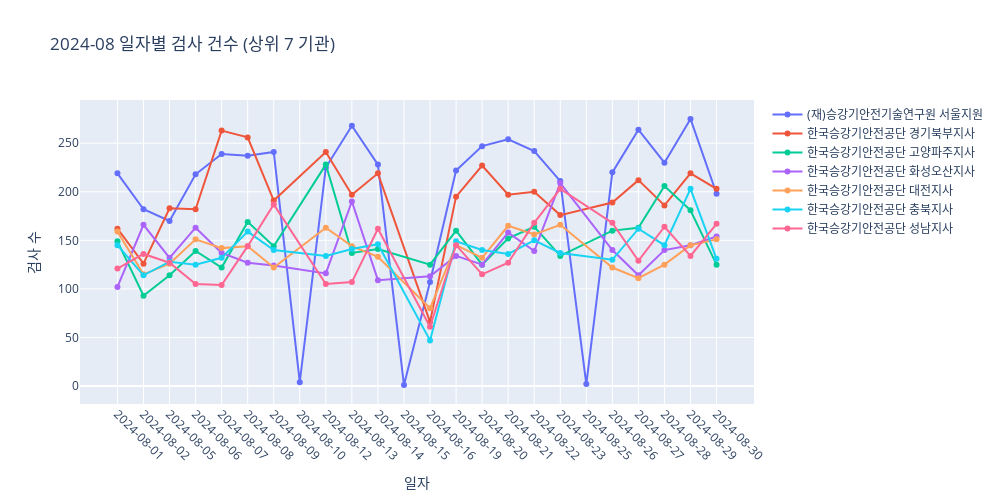

Notebook code for this chart:
### Code cell
# 사용 예시
plot_daily_by_institution(df, '2024-08', top_n=7)

### Figure 1 — Plotly figure (JSON) as saved in the notebook; plotly's stock layout.template omitted (floating-point values rounded to 4 significant figures)
{"data": [{"customdata": [["Thursday"], ["Friday"], ["Monday"], ["Tuesday"], ["Wednesday"], ["Thursday"], ["Friday"], ["Saturday"], ["Monday"], ["Tuesday"], ["Wednesday"], ["Thursday"], ["Friday"], ["Monday"], ["Tuesday"], ["Wednesday"], ["Thursday"], ["Friday"], ["Sunday"], ["Monday"], ["Tuesday"], ["Wednesday"], ["Thursday"], ["Friday"]], "hovertemplate": "<b>검사기관: (재)승강기안전기술연구원 서울지원</b><br>일자: %{x}<br>요일: %{customdata[0]}<br>검사 수: %{y}<extra></extra>", "mode": "lines+markers", "name": "(재)승강기안전기술연구원 서울지원", "type": "scatter", "x": ["2024-08-01", "2024-08-02", "2024-08-05", "2024-08-06", "2024-08-07", "2024-08-08", "2024-08-09", "2024-08-10", "2024-08-12", "2024-08-13", "2024-08-14", "2024-08-15", "2024-08-16", "2024-08-19", "2024-08-20", "2024-08-21", "2024-08-22", "2024-08-23", "2024-08-25", "2024-08-26", "2024-08-27", "2024-08-28", "2024-08-29", "2024-08-30"], "y": [219, 182, 170, 218, 239, 237, 241, 4, 225, 268, 228, 1, 107, 222, 247, 254, 242, 211, 2, 220, 264, 230, 275, 198]}, {"customdata": [["Thursday"], ["Friday"], ["Monday"], ["Tuesday"], ["Wednesday"], ["Thursday"], ["Friday"], ["Monday"], ["Tuesday"], ["Wednesday"], ["Friday"], ["Monday"], ["Tuesday"], ["Wednesday"], ["Thursday"], ["Friday"], ["Monday"], ["Tuesday"], ["Wednesday"], ["Thursday"], ["Friday"]], "hovertemplate": "<b>검사기관: 한국승강기안전공단 경기북부지사</b><br>일자: %{x}<br>요일: %{customdata[0]}<br>검사 수: %{y}<extra></extra>", "mode": "lines+markers", "name": "한국승강기안전공단 경기북부지사", "type": "scatter", "x": ["2024-08-01", "2024-08-02", "2024-08-05", "2024-08-06", "2024-08-07", "2024-08-08", "2024-08-09", "2024-08-12", "2024-08-13", "2024-08-14", "2024-08-16", "2024-08-19", "2024-08-20", "2024-08-21", "2024-08-22", "2024-08-23", "2024-08-26", "2024-08-27", "2024-08-28", "2024-08-29", "2024-08-30"], "y": [162, 126, 183, 182, 263, 256, 191, 241, 197, 219, 66, 195, 227, 197, 200, 176, 189, 212, 186, 219, 203]}, {"customdata": [["Thursday"], ["Friday"], ["Monday"], ["Tuesday"], ["Wednesday"], ["Thursday"], ["Friday"], ["Monday"], ["Tuesday"], ["Wednesday"], ["Friday"], ["Monday"], ["Tuesday"], ["Wednesday"], ["Thursday"], ["Friday"], ["Monday"], ["Tuesday"], ["Wednesday"], ["Thursday"], ["Friday"]], "hovertemplate": "<b>검사기관: 한국승강기안전공단 고양파주지사</b><br>일자: %{x}<br>요일: %{customdata[0]}<br>검사 수: %{y}<extra></extra>", "mode": "lines+markers", "name": "한국승강기안전공단 고양파주지사", "type": "scatter", "x": ["2024-08-01", "2024-08-02", "2024-08-05", "2024-08-06", "2024-08-07", "2024-08-08", "2024-08-09", "2024-08-12", "2024-08-13", "2024-08-14", "2024-08-16", "2024-08-19", "2024-08-20", "2024-08-21", "2024-08-22", "2024-08-23", "2024-08-26", "2024-08-27", "2024-08-28", "2024-08-29", "2024-08-30"], "y": [149, 93, 114, 139, 122, 169, 144, 228, 137, 141, 125, 160, 125, 152, 164, 134, 160, 163, 206, 181, 125]}, {"customdata": [["Thursday"], ["Friday"], ["Monday"], ["Tuesday"], ["Wednesday"], ["Thursday"], ["Friday"], ["Monday"], ["Tuesday"], ["Wednesday"], ["Friday"], ["Monday"], ["Tuesday"], ["Wednesday"], ["Thursday"], ["Friday"], ["Monday"], ["Tuesday"], ["Wednesday"], ["Thursday"], ["Friday"]], "hovertemplate": "<b>검사기관: 한국승강기안전공단 화성오산지사</b><br>일자: %{x}<br>요일: %{customdata[0]}<br>검사 수: %{y}<extra></extra>", "mode": "lines+markers", "name": "한국승강기안전공단 화성오산지사", "type": "scatter", "x": ["2024-08-01", "2024-08-02", "2024-08-05", "2024-08-06", "2024-08-07", "2024-08-08", "2024-08-09", "2024-08-12", "2024-08-13", "2024-08-14", "2024-08-16", "2024-08-19", "2024-08-20", "2024-08-21", "2024-08-22", "2024-08-23", "2024-08-26", "2024-08-27", "2024-08-28", "2024-08-29", "2024-08-30"], "y": [102, 166, 132, 163, 137, 127, 124, 116, 190, 109, 113, 134, 125, 158, 139, 209, 140, 114, 140, 145, 154]}, {"customdata": [["Thursday"], ["Friday"], ["Monday"], ["Tuesday"], ["Wednesday"], ["Thursday"], ["Friday"], ["Monday"], ["Tuesday"], ["Wednesday"], ["Friday"], ["Monday"], ["Tuesday"], ["Wednesday"], ["Thursday"], ["Friday"], ["Monday"], ["Tuesday"], ["Wednesday"], ["Thursday"], ["Friday"]], "hovertemplate": "<b>검사기관: 한국승강기안전공단 대전지사</b><br>일자: %{x}<br>요일: %{customdata[0]}<br>검사 수: %{y}<extra></extra>", "mode": "lines+markers", "name": "한국승강기안전공단 대전지사", "type": "scatter", "x": ["2024-08-01", "2024-08-02", "2024-08-05", "2024-08-06", "2024-08-07", "2024-08-08", "2024-08-09", "2024-08-12", "2024-08-13", "2024-08-14", "2024-08-16", "2024-08-19", "2024-08-20", "2024-08-21", "2024-08-22", "2024-08-23", "2024-08-26", "2024-08-27", "2024-08-28", "2024-08-29", "2024-08-30"], "y": [159, 115, 126, 151, 142, 144, 122, 163, 144, 133, 80, 145, 132, 165, 156, 166, 122, 111, 125, 145, 151]}, {"customdata": [["Thursday"], ["Friday"], ["Monday"], ["Tuesday"], ["Wednesday"], ["Thursday"], ["Friday"], ["Monday"], ["Tuesday"], ["Wednesday"], ["Friday"], ["Monday"], ["Tuesday"], ["Wednesday"], ["Thursday"], ["Friday"], ["Monday"], ["Tuesday"], ["Wednesday"], ["Thursday"], ["Friday"]], "hovertemplate": "<b>검사기관: 한국승강기안전공단 충북지사</b><br>일자: %{x}<br>요일: %{customdata[0]}<br>검사 수: %{y}<extra></extra>", "mode": "lines+markers", "name": "한국승강기안전공단 충북지사", "type": "scatter", "x": ["2024-08-01", "2024-08-02", "2024-08-05", "2024-08-06", "2024-08-07", "2024-08-08", "2024-08-09", "2024-08-12", "2024-08-13", "2024-08-14", "2024-08-16", "2024-08-19", "2024-08-20", "2024-08-21", "2024-08-22", "2024-08-23", "2024-08-26", "2024-08-27", "2024-08-28", "2024-08-29", "2024-08-30"], "y": [145, 114, 128, 125, 132, 159, 140, 134, 141, 146, 47, 149, 140, 136, 150, 137, 130, 162, 145, 203, 131]}, {"customdata": [["Thursday"], ["Friday"], ["Monday"], ["Tuesday"], ["Wednesday"], ["Thursday"], ["Friday"], ["Monday"], ["Tuesday"], ["Wednesday"], ["Friday"], ["Monday"], ["Tuesday"], ["Wednesday"], ["Thursday"], ["Friday"], ["Monday"], ["Tuesday"], ["Wednesday"], ["Thursday"], ["Friday"]], "hovertemplate": "<b>검사기관: 한국승강기안전공단 성남지사</b><br>일자: %{x}<br>요일: %{customdata[0]}<br>검사 수: %{y}<extra></extra>", "mode": "lines+markers", "name": "한국승강기안전공단 성남지사", "type": "scatter", "x": ["2024-08-01", "2024-08-02", "2024-08-05", "2024-08-06", "2024-08-07", "2024-08-08", "2024-08-09", "2024-08-12", "2024-08-13", "2024-08-14", "2024-08-16", "2024-08-19", "2024-08-20", "2024-08-21", "2024-08-22", "2024-08-23", "2024-08-26", "2024-08-27", "2024-08-28", "2024-08-29", "2024-08-30"], "y": [121, 136, 127, 105, 104, 144, 187, 105, 107, 162, 61, 145, 115, 127, 168, 203, 168, 129, 164, 134, 167]}], "layout": {"height": 500, "hovermode": "closest", "title": {"text": "2024-08 일자별 검사 건수 (상위 7 기관)"}, "width": 1000, "xaxis": {"tickangle": 45, "title": {"text": "일자"}, "type": "category"}, "yaxis": {"title": {"text": "검사 수"}}}}
